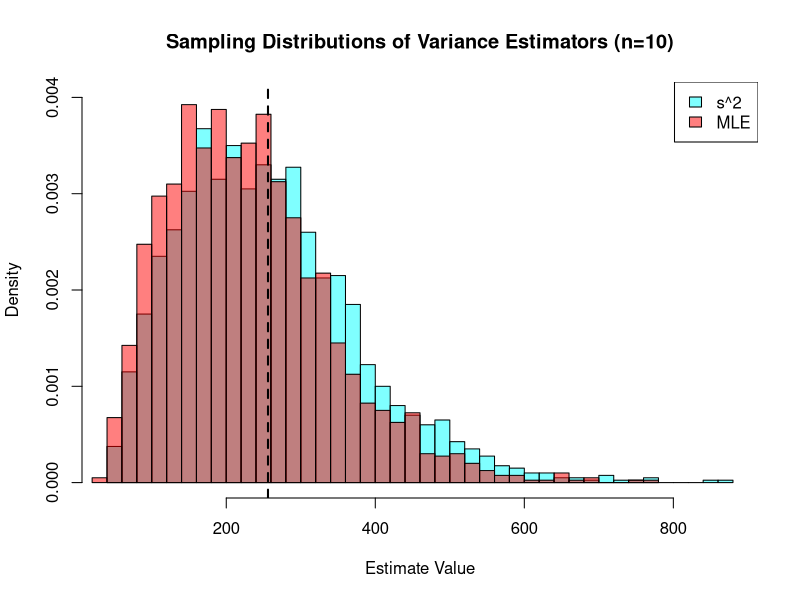
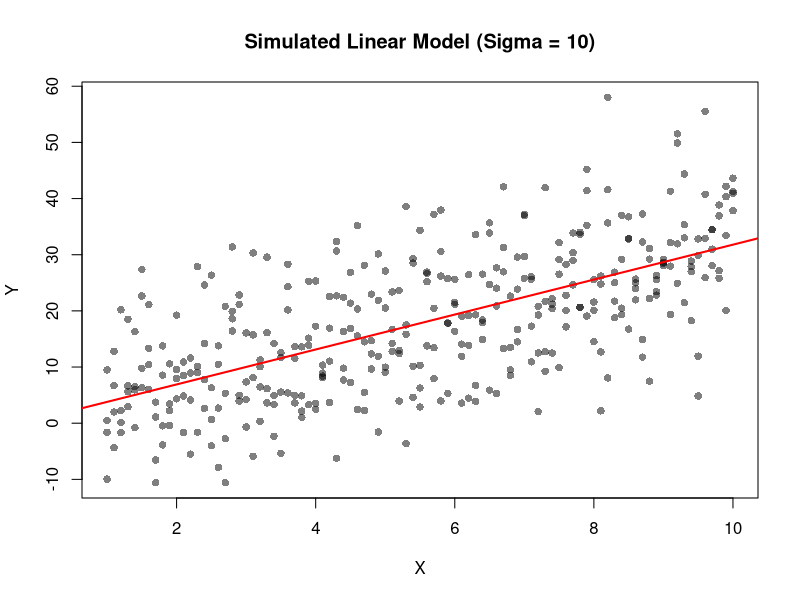
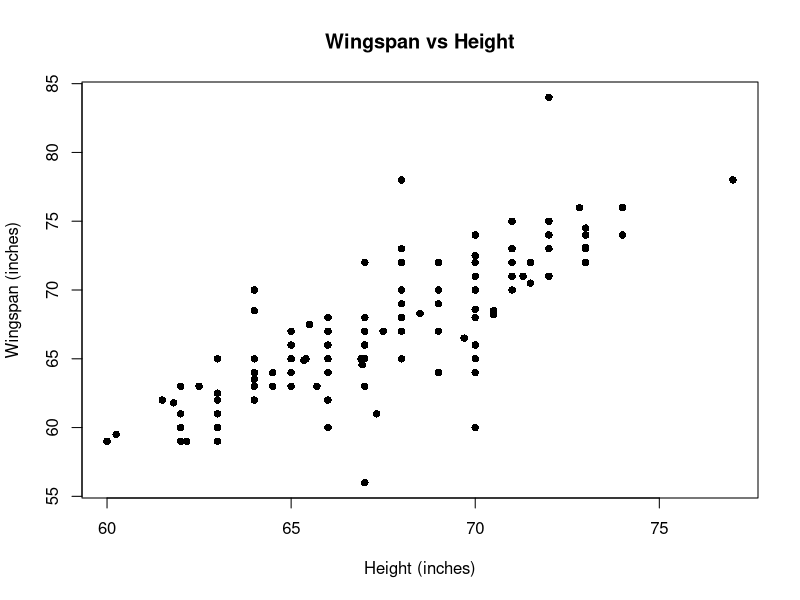
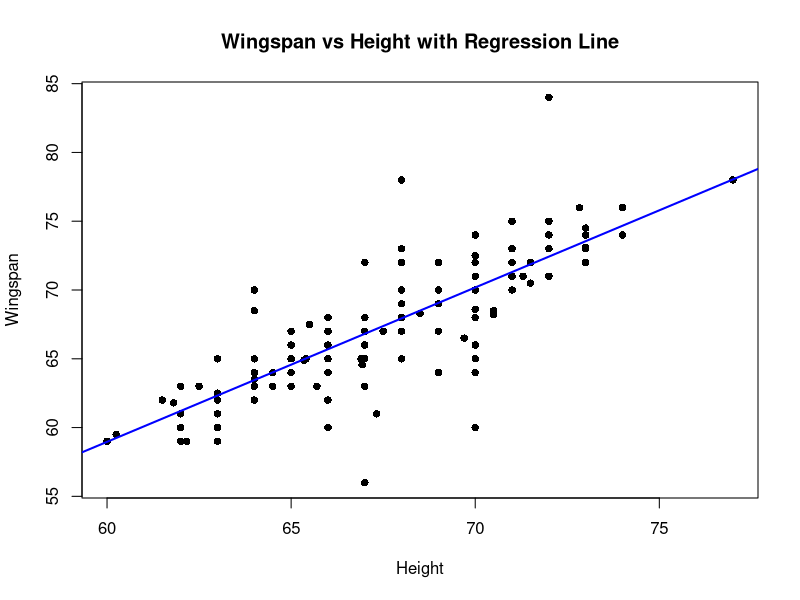
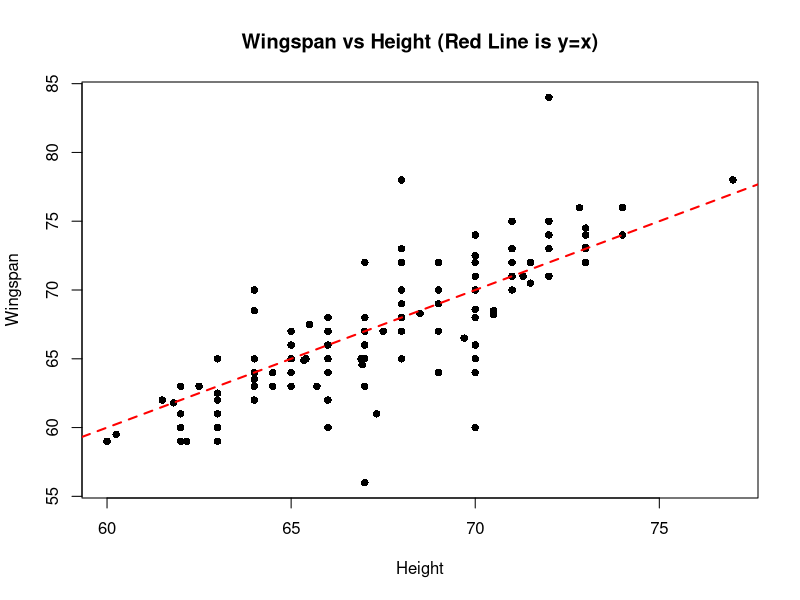

R code for these plots, in order:
## ---- chunk 1
#| message: false
#| warning: false
library(tidyverse)
setwd("~/Downloads/stats/stats101a/HW3") 

armspan <- read_csv("armspan2026Wraw.csv") 

height_col <- names(armspan)[2]  
wingspan_col <- names(armspan)[3]  
## ---- chunk 2
set.seed(123)

nsims <- 2000
n <- 10
samples <- matrix(rnorm(nsims * n, mean = 20, sd = 16), nrow = nsims, ncol = n)

xbar <- rowMeans(samples)
s2 <- apply(samples, 1, var)  # var() divides by n-1
sigma2_hat <- rowSums((samples - xbar)^2) / n

sim_data <- data.frame(xbar, s2, sigma2_hat)

head(sim_data)

## ---- chunk 3
bias_summary <- sim_data |>
  summarize(
    across(everything(), mean)
  ) |>
  pivot_longer(everything(), names_to = "Estimator", values_to = "AverageEstimate") |>
  mutate(
    TrueValue = c(20, 256, 256),
    .before = AverageEstimate
  )

print(bias_summary)

hist(sim_data$s2, freq = FALSE, col = rgb(0, 1, 1, 0.5), main = "Sampling Distributions of Variance Estimators (n=10)", xlab = "Estimate Value", ylim = c(0, 0.004), breaks = 30)
hist(sim_data$sigma2_hat, freq = FALSE, col = rgb(1, 0, 0, 0.5), add = TRUE, breaks = 30)
abline(v = 256, lty = 2, lwd = 2, col = "black")
legend("topright", c("s^2", "MLE"), fill = c(rgb(0, 1, 1, 0.5), rgb(1, 0, 0, 0.5)))

## ---- chunk 4
check_bias_mean <- function(n_size) {
  samples <- matrix(rnorm(2000 * n_size, mean = 20, sd = 16), nrow = 2000, ncol = n_size)
  return(mean(rowMeans(samples)))
}

set.seed(123)
mean_n50 <- check_bias_mean(50)
mean_n500 <- check_bias_mean(500)

cat(sprintf("Average xbar (n=50): %.4f\n", mean_n50))
cat(sprintf("Average xbar (n=500): %.4f\n", mean_n500))

## ---- chunk 5
get_sd <- function(n) {
  samples <- matrix(rnorm(2000 * n, mean = 20, sd = 16), nrow = 2000, ncol = n)
  xbar <- rowMeans(samples)
  s2 <- apply(samples, 1, var)
  sigma2_hat <- rowSums((samples - xbar)^2) / n
  
  return(c(sd(xbar), sd(s2), sd(sigma2_hat)))
}

set.seed(123)
results_precision <- tibble(
  Estimator = c("xbar", "s2", "sigma2_hat"),
  SD_n10 = get_sd(10),
  SD_n50 = get_sd(50),
  SD_n500 = get_sd(500)
)

print(results_precision)

## ---- chunk 6
mylinearmodel <- function(beta_0, beta_1, sigma, x, seed) {
  set.seed(seed)
  n <- length(x)
  
  epsilon <- rnorm(n, mean = 0, sd = sigma)
  
  y <- beta_0 + beta_1 * x + epsilon
  
  return(y) # The last line is the output
}

## ---- chunk 7
x_vals <- rep(seq(1, 10, by = 0.1), 4)

y_vals <- mylinearmodel(beta_0 = 1, 
                        beta_1 = 3, 
                        sigma = 10, 
                        x = x_vals, 
                        seed = 123)

df_sim <- data.frame(x = x_vals, y = y_vals)

plot(df_sim$x, df_sim$y, main = "Simulated Linear Model (Sigma = 10)", xlab = "X", ylab = "Y", pch = 16, col = rgb(0, 0, 0, 0.5))
lm_fit <- lm(y ~ x, data = df_sim)
abline(lm_fit, col = "red", lwd = 2)

## ---- chunk 8
r_val <- cor(df_sim$x, df_sim$y)
cat(sprintf("Correlation coefficient (r): %.5f\n", r_val))

## ---- chunk 9
y_new <- mylinearmodel(beta_0 = 1, 
                       beta_1 = 3, 
                       sigma = 2, 
                       x = x_vals, 
                       seed = 123)

r_new <- cor(x_vals, y_new)

cat(sprintf("New Correlation coefficient: %.5f\n", r_new))

## ---- chunk 10
convert_to_inches <- function(x) {
  x <- as.character(x)
  result <- numeric(length(x))
  
  has_apostrophe <- grepl("'", x)
  if (any(has_apostrophe)) {
    apostrophe_vals <- x[has_apostrophe]
    parts_list <- strsplit(apostrophe_vals, "'")
    feet <- as.numeric(sapply(parts_list, `[`, 1))
    inches <- as.numeric(sapply(parts_list, function(p) gsub("[^0-9.]", "", ifelse(length(p) > 1, p[2], 0))))
    result[has_apostrophe] <- feet * 12 + inches
  }
  
  no_apostrophe <- !has_apostrophe
  if (any(no_apostrophe)) {
    result[no_apostrophe] <- as.numeric(gsub("[^0-9.]", "", x[no_apostrophe]))
  }
  
  result[is.na(x)] <- NA
  return(result)
}

height_clean <- convert_to_inches(armspan[[2]])
wingspan_clean <- convert_to_inches(armspan[[3]])

valid_idx <- !is.na(height_clean) & !is.na(wingspan_clean) & height_clean > 0 & wingspan_clean > 0
armspan_clean <- data.frame(
  height = height_clean[valid_idx],
  wingspan = wingspan_clean[valid_idx]
)

cat(sprintf("Original rows: %d\n", nrow(armspan)))
cat(sprintf("Cleaned rows: %d\n", nrow(armspan_clean)))

## ---- chunk 11
plot(armspan_clean$height, armspan_clean$wingspan, main = "Wingspan vs Height", xlab = "Height (inches)", ylab = "Wingspan (inches)", pch = 16)

## ---- chunk 12
model <- lm(wingspan ~ height, data = armspan_clean)

coeffs <- coef(model)
b0 <- coeffs[1]
b1 <- coeffs[2]

cat(sprintf("Estimated Equation: Wingspan = %.4f + %.4f * Height\n", b0, b1))

plot(armspan_clean$height, armspan_clean$wingspan, main = "Wingspan vs Height with Regression Line", xlab = "Height", ylab = "Wingspan", pch = 16)
abline(model, col = "blue", lwd = 2)

## ---- chunk 13
my_height <- 69
my_wingspan <- 69

pred_wingspan <- b0 + b1 * my_height

my_residual <- my_wingspan - pred_wingspan

my_results <- tibble(
  Height = my_height,
  ActualWingspan = my_wingspan,
  PredictedWingspan = pred_wingspan,
  Residual = my_residual
)

print(my_results)

## ---- chunk 14
phelps_predicted_value <- b0 + b1 * 76
phelps_residual <- 79 - phelps_predicted_value

cat(sprintf("Phelps Residual: %.4f\n", phelps_residual))

plot(armspan_clean$height, armspan_clean$wingspan, main = "Wingspan vs Height (Red Line is y=x)", xlab = "Height", ylab = "Wingspan", pch = 16)
abline(0, 1, col = "red", lty = 2, lwd = 2)
